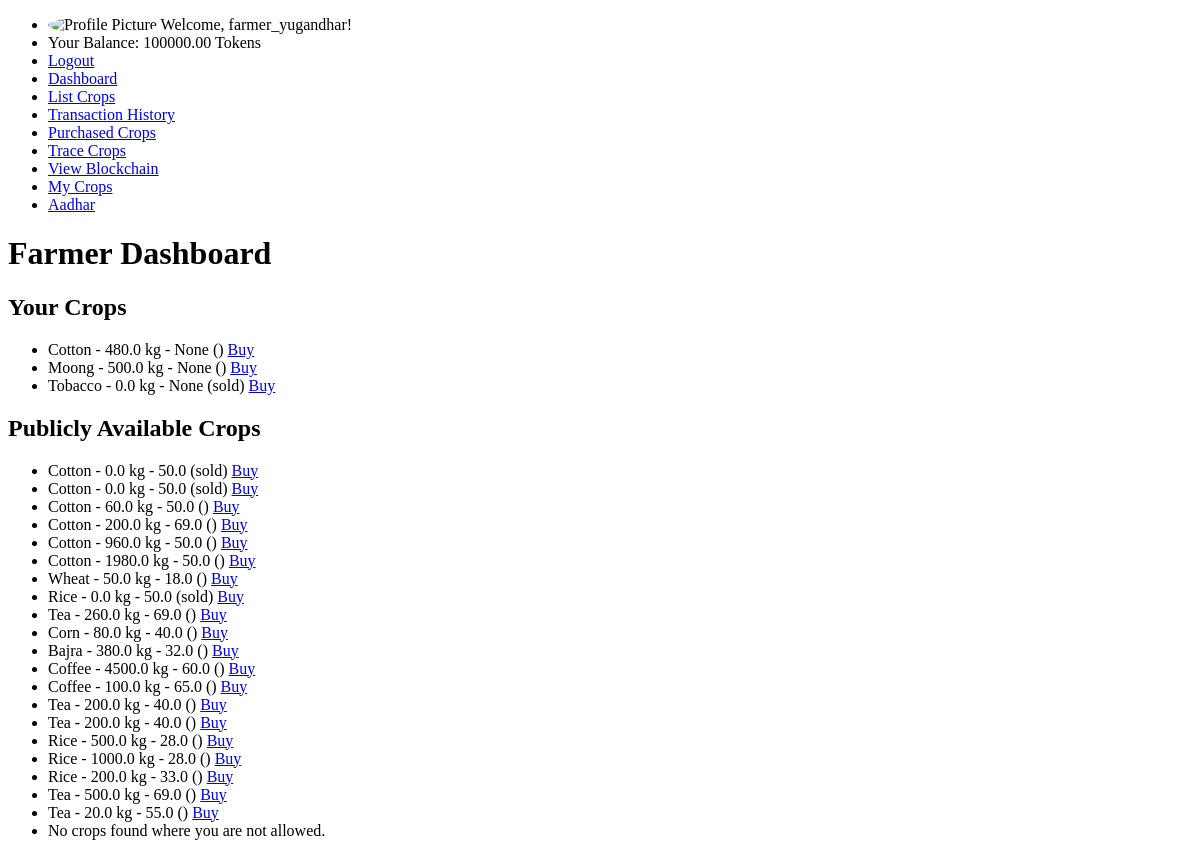
/dashboard/ (signed in), run on an earlier commit of the app's database.
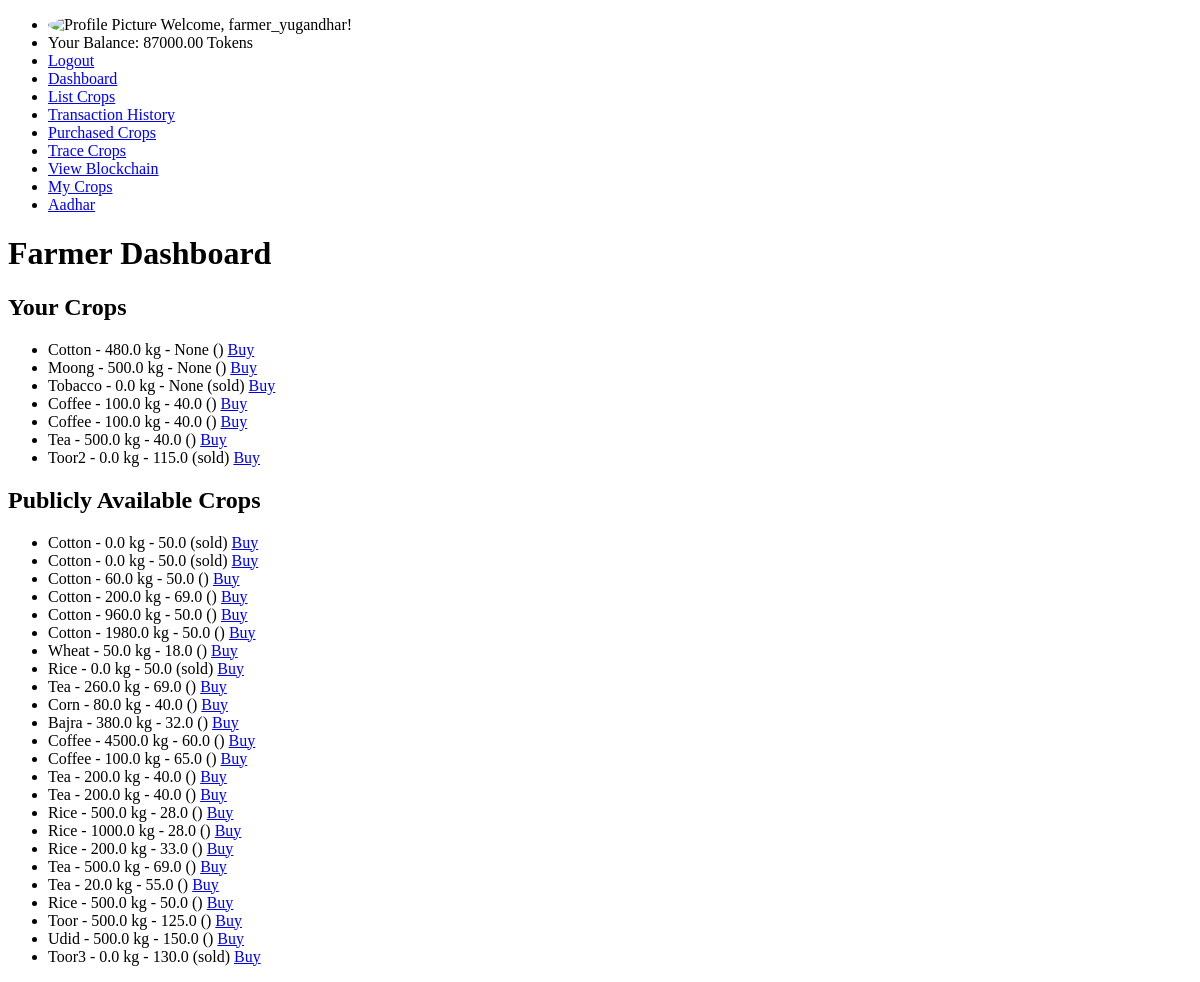
And on a later commit of the database.
### supply_chain/models.py (models this page shows, shortened)
class CustomUser(AbstractUser):
    ROLE_CHOICES = [
        ('FARMER', 'Farmer'),
        ('DISTRIBUTOR', 'Distributor'),
        ('CONSUMER', 'Consumer'),
    ]
    role = models.CharField(max_length=100, choices=ROLE_CHOICES)
    profile_picture = models.ImageField(upload_to='profile_pictures/', default='default_profile.png', blank=True)
    balance = models.DecimalField(max_digits=10, decimal_places=2, default=100000)  # 2 decimal points for tokens

class Crop(models.Model):
    name = models.CharField(max_length=100)
    quantity = models.FloatField()
    price = models.FloatField()  # Price for public visibility
    specific_user_price = models.FloatField(blank=True, null=True)  # Price for specific users
    current_owner = models.ForeignKey(settings.AUTH_USER_MODEL, on_delete=models.CASCADE, related_name='owned_crops')
    status = models.CharField(max_length=20, choices=[('listed', 'Listed'), ('sold', 'Sold')])
    current_stage = models.CharField(max_length=100, default='Listed by Farmer')
    transaction_hash = models.CharField(max_length=64, blank=True, null=True)
    allowed_users = models.ManyToManyField(settings.AUTH_USER_MODEL, related_name='allowed_crops', blank=True)
    visibility = models.CharField(max_length=10, choices=[('public', 'Public'), ('private', 'Private')], default='public')
    price_in_tokens = models.FloatField(blank=True, null=True, help_text='Optional: Price in tokens for the crop.')
    token_currency_enabled = models.BooleanField(default=False, help_text='Is token currency enabled for this crop?')

class UserSpecificCrop(models.Model):
    crop = models.ForeignKey(Crop, on_delete=models.CASCADE, related_name='user_specifics')
    user = models.ForeignKey(settings.AUTH_USER_MODEL, on_delete=models.CASCADE)
    specific_price = models.FloatField(null=True, blank=True)  # Price specific to this user
    allowed = models.BooleanField(default=False)  # Whether this user can see the crop

### supply_chain/views.py (the view, shortened to what this page needs)
# urls.py: path('', RedirectView.as_view(url='/dashboard/')),  # Redirect root URL to dashboard
@login_required
def dashboard(request):
    user = request.user
    all_user_specific_crops = UserSpecificCrop.objects.all()
    not_allowed_crops = UserSpecificCrop.objects.filter(user=user, allowed=False)
    if user.role == 'FARMER':
        user_crops = Crop.objects.filter(allowed_users=user)
        public_crops = Crop.objects.filter(visibility='public')
        return render(request, 'farmer_dashboard.html', {'user_crops': user_crops, 'public_crops': public_crops,'all_user_specifics': all_user_specific_crops,'not_allowed_crops': not_allowed_crops})
    elif user.role == 'CONSUMER':
        public_crops = Crop.objects.filter(visibility='public')
        user_crops = Crop.objects.filter(allowed_users=user)
        return render(request, 'consumer_dashboard.html', {'user_crops': user_crops,'public_crops': public_crops,'all_user_specifics': all_user_specific_crops,'not_allowed_crops': not_allowed_crops})
    else:
        return redirect('list_crops')

### supply_chain/context_processors.py (called while the page is built)
def user_info(request):
    if request.user.is_authenticated:
        profile_picture_url = request.user.profile_picture.url if hasattr(request.user, 'profile_picture') and request.user.profile_picture else 'default_profile.png'
        return {
            'profile_name': request.user.username,
            'dp_url': profile_picture_url,
            'available_tokens': getattr(request.user, 'balance', 0),  # Assuming token_balance is an attribute of CustomUser
        }
    return {}

### supply_chain/templates/farmer_dashboard.html
{% extends 'base.html' %}
{% block content %}
<h1>Farmer Dashboard</h1>
<h2>Your Crops</h2>
<ul>
    {% for crop in user_crops %}
        <li>{{ crop.name }} - {{ crop.quantity }} kg - {{ crop.specific_user_price}} ({{ crop.status }})
            <a href="{% url 'buy_crops' crop.id %}">Buy</a>
        </li>
    {% empty %}
        <li>No crops listed yet.</li>
    {% endfor %}
</ul>
<h2>Publicly Available Crops</h2>
<ul>
    {% for crop in public_crops %}
        <li>{{ crop.name }} - {{ crop.quantity }} kg - {{ crop.price }} ({{ crop.status }})
            <a href="{% url 'buy_crops' crop.id %}">Buy</a>
        </li>
    {% empty %}
        <li>No public crops available.</li>
    {% endfor %}
    {% for crop in not_allowed_crops %}
        <li>{{ crop.crop.name }} - {{ crop.crop.quantity }} kg - {{ crop.crop.price }}  ({{ crop.crop.status }})
            <a href="{% url 'buy_crops' crop.crop.id %}">Buy</a>
        </li>
    {% empty %}
        <li>No crops found where you are not allowed.</li>
    {% endfor %}
</ul>
{% endblock %}

### supply_chain/templates/base.html (shortened to what this page needs)
<!DOCTYPE html>
<html lang="en">
<head>
</head>
<body>
    <header>
        <nav>
            <ul>
                {% if user.is_authenticated %}
                    <li>
                        <img src="{{ dp_url }}" alt="Profile Picture" class="profile-picture" style="width:50px; height:50px; border-radius:50%;">
                        <span>Welcome, {{ profile_name }}!</span>
                    </li>
                    <li>
                        <span>Your Balance: {{ available_tokens }} Tokens</span>
                    </li>
                    <li><a href="{% url 'logout' %}" class="logout-button">Logout</a></li>
                {% else %}
                    <li><a href="{% url 'login' %}">Login</a></li>
                    <li><a href="{% url 'register' %}">Register</a></li>
                {% endif %}
                <li><a href="{% url 'dashboard' %}">Dashboard</a></li>
                <li><a href="{% url 'list_crops' %}">List Crops</a></li>
                <li><a href="{% url 'transaction_history' %}">Transaction History</a></li>
                <li><a href="{% url 'purchased_crops' %}">Purchased Crops</a></li>
                <li><a href="{% url 'trace_crops' %}">Trace Crops</a></li>
                <li><a href="{% url 'view_blockchain' %}">View Blockchain</a></li>
                <li><a href="{% url 'my_crops' %}">My Crops</a></li>
                <li><a href="{% url 'aadhar_details_page' %}">Aadhar</a></li>
            </ul>
        </nav>
    </header>
    <main>
        {% block content %}{% endblock %}
    </main>
</body>
</html>

What changed in the data, as far as the page shows it:
changed CustomUser "farmer_yugandhar": balance "100000.00" → "87000.00"
added Crop: name "Coffee", quantity "100.0", specific_user_price "40.0", shown under "Your Crops"
added Crop: name "Coffee", quantity "100.0", specific_user_price "40.0", shown under "Your Crops"
added Crop: name "Tea", quantity "500.0", specific_user_price "40.0", shown under "Your Crops"
added Crop: name "Toor2", quantity "0.0", specific_user_price "115.0", status "sold", shown under "Your Crops"
added Crop: name "Rice", quantity "500.0", price "50.0", shown under "Publicly Available Crops"
added Crop: name "Toor", quantity "500.0", price "125.0", shown under "Publicly Available Crops"
added Crop: name "Udid", quantity "500.0", price "150.0", shown under "Publicly Available Crops"
added UserSpecificCrop: crop.name "Toor3", crop.quantity "0.0", crop.price "130.0", crop.status "sold"
Also different on the page:
text no longer shown: "No crops found where you are not allowed."
